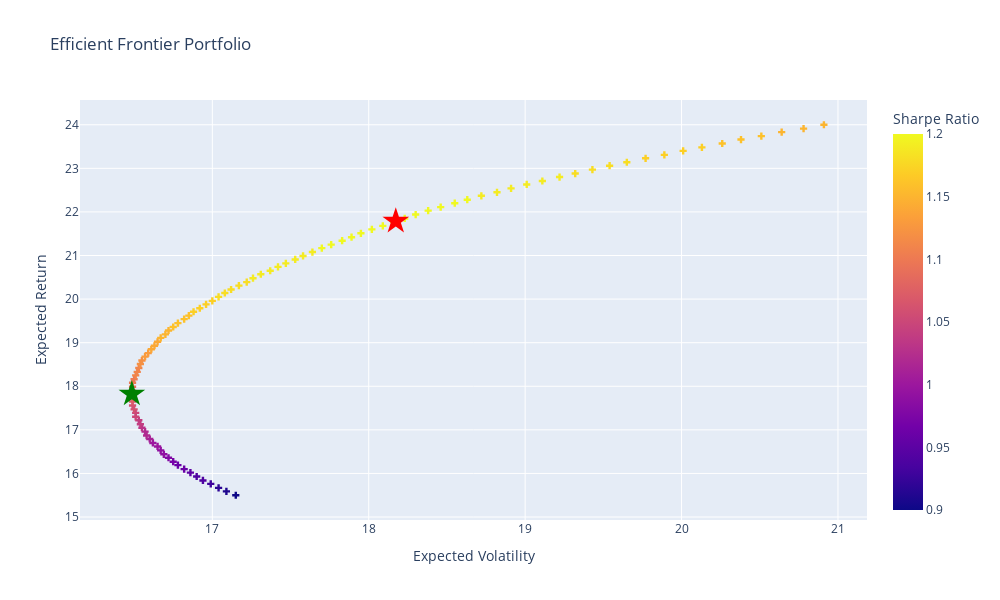

Notebook source saved alongside this figure:
### Code cell
# Plot efficient frontier portfolio
fig = px.scatter(
    efport, x='targetvols', y='targetrets',  color='targetsharpe',
    labels={'targetrets': 'Expected Return', 'targetvols': 'Expected Volatility','targetsharpe': 'Sharpe Ratio'},
    title="Efficient Frontier Portfolio"
     ).update_traces(mode='markers', marker=dict(symbol='cross'))


# Plot maximum sharpe portfolio
fig.add_scatter(
    mode='markers',
    x=[100*portfolio_stats(opt_sharpe['x'])[1]], 
    y=[100*portfolio_stats(opt_sharpe['x'])[0]],
    marker=dict(color='red', size=20, symbol='star'),
    name = 'Max Sharpe'
).update(layout_showlegend=False)

# Plot minimum variance portfolio
fig.add_scatter(
    mode='markers',
    x=[100*portfolio_stats(opt_var['x'])[1]], 
    y=[100*portfolio_stats(opt_var['x'])[0]],
    marker=dict(color='green', size=20, symbol='star'),
    name = 'Min Variance'
).update(layout_showlegend=False)

# Show spikes
fig.update_xaxes(showspikes=True)
fig.update_yaxes(showspikes=True)
fig.show()

### Figure 1 — Plotly figure (JSON) as saved in the notebook; plotly's stock layout.template omitted (floating-point values rounded to 4 significant figures)
{"data": [{"hovertemplate": "Expected Volatility=%{x}<br>Expected Return=%{y}<br>Sharpe Ratio=%{marker.color}<extra></extra>", "legendgroup": "", "marker": {"color": [0.9, 0.91, 0.92, 0.93, 0.94, 0.94, 0.95, 0.96, 0.96, 0.97, 0.98, 0.99, 0.99, 1, 1, 1.01, 1.02, 1.02, 1.03, 1.04, 1.04, 1.05, 1.05, 1.06, 1.06, 1.07, 1.08, 1.08, 1.09, 1.09, 1.1, 1.1, 1.11, 1.11, 1.11, 1.12, 1.12, 1.13, 1.13, 1.14, 1.14, 1.14, 1.15, 1.15, 1.15, 1.16, 1.16, 1.16, 1.16, 1.17, 1.17, 1.17, 1.17, 1.18, 1.18, 1.18, 1.18, 1.18, 1.19, 1.19, 1.19, 1.19, 1.19, 1.19, 1.19, 1.19, 1.2, 1.2, 1.2, 1.2, 1.2, 1.2, 1.2, 1.2, 1.2, 1.2, 1.2, 1.2, 1.2, 1.2, 1.19, 1.19, 1.19, 1.19, 1.19, 1.19, 1.18, 1.18, 1.18, 1.18, 1.17, 1.17, 1.17, 1.17, 1.16, 1.16, 1.16, 1.15, 1.15, 1.15], "coloraxis": "coloraxis", "symbol": "cross"}, "mode": "markers", "name": "", "orientation": "v", "showlegend": false, "type": "scatter", "x": [17.15, 17.09, 17.04, 16.99, 16.94, 16.9, 16.86, 16.82, 16.78, 16.75, 16.72, 16.69, 16.67, 16.65, 16.62, 16.6, 16.58, 16.57, 16.55, 16.54, 16.53, 16.51, 16.51, 16.5, 16.49, 16.49, 16.49, 16.49, 16.49, 16.49, 16.49, 16.5, 16.51, 16.52, 16.53, 16.54, 16.55, 16.57, 16.59, 16.61, 16.63, 16.65, 16.67, 16.7, 16.72, 16.75, 16.78, 16.82, 16.85, 16.88, 16.92, 16.96, 17, 17.04, 17.08, 17.12, 17.17, 17.22, 17.26, 17.31, 17.37, 17.42, 17.47, 17.53, 17.58, 17.64, 17.7, 17.76, 17.83, 17.89, 17.95, 18.02, 18.09, 18.16, 18.23, 18.3, 18.38, 18.46, 18.55, 18.63, 18.72, 18.82, 18.91, 19.01, 19.11, 19.22, 19.32, 19.43, 19.54, 19.65, 19.77, 19.89, 20.01, 20.13, 20.26, 20.38, 20.51, 20.64, 20.78, 20.91], "xaxis": "x", "y": [15.5, 15.59, 15.67, 15.76, 15.84, 15.93, 16.02, 16.1, 16.19, 16.27, 16.36, 16.44, 16.53, 16.62, 16.7, 16.79, 16.87, 16.96, 17.05, 17.13, 17.22, 17.3, 17.39, 17.47, 17.56, 17.65, 17.73, 17.82, 17.9, 17.99, 18.08, 18.16, 18.25, 18.33, 18.42, 18.51, 18.59, 18.68, 18.76, 18.85, 18.93, 19.02, 19.11, 19.19, 19.28, 19.36, 19.45, 19.54, 19.62, 19.71, 19.79, 19.88, 19.96, 20.05, 20.14, 20.22, 20.31, 20.39, 20.48, 20.57, 20.65, 20.74, 20.82, 20.91, 20.99, 21.08, 21.17, 21.25, 21.34, 21.42, 21.51, 21.6, 21.68, 21.77, 21.85, 21.94, 22.03, 22.11, 22.2, 22.28, 22.37, 22.45, 22.54, 22.63, 22.71, 22.8, 22.88, 22.97, 23.06, 23.14, 23.23, 23.31, 23.4, 23.48, 23.57, 23.66, 23.74, 23.83, 23.91, 24], "yaxis": "y"}, {"marker": {"color": "red", "size": 20, "symbol": "star"}, "mode": "markers", "name": "Max Sharpe", "type": "scatter", "x": [18.17], "y": [21.79]}, {"marker": {"color": "green", "size": 20, "symbol": "star"}, "mode": "markers", "name": "Min Variance", "type": "scatter", "x": [16.49], "y": [17.82]}], "layout": {"coloraxis": {"colorbar": {"title": {"text": "Sharpe Ratio"}}, "colorscale": [[0, "#0d0887"], [0.1111, "#46039f"], [0.2222, "#7201a8"], [0.3333, "#9c179e"], [0.4444, "#bd3786"], [0.5556, "#d8576b"], [0.6667, "#ed7953"], [0.7778, "#fb9f3a"], [0.8889, "#fdca26"], [1, "#f0f921"]]}, "height": 600, "legend": {"tracegroupgap": 0}, "showlegend": false, "title": {"text": "Efficient Frontier Portfolio"}, "width": 1000, "xaxis": {"anchor": "y", "domain": [0, 1], "showspikes": true, "title": {"text": "Expected Volatility"}}, "yaxis": {"anchor": "x", "domain": [0, 1], "showspikes": true, "title": {"text": "Expected Return"}}}}
